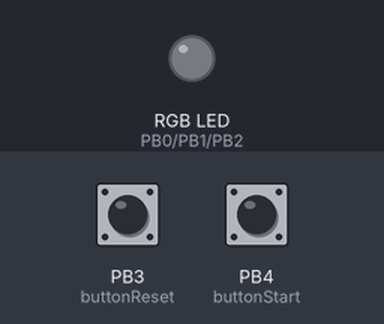
The sketch below on a simulated ATtiny85, built with avr-gcc and run on an emulated ATtiny85. Shown: an RGB LED mixed from three pins (HIGH = lit). The inputs (shaded band) are chosen by the test bench; at power-on: PB4 (buttonStart) LOW, PB3 (buttonReset) LOW.

Above: at 1.2 s.
1.3 s: PB4 (buttonStart) pulled HIGH for 3.2 s
At 1.8 s:
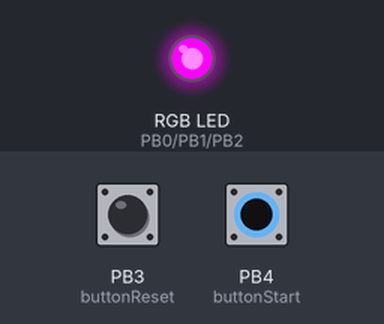
6.9 s: PB3 (buttonReset) pulled HIGH for 0.15 s
At 7.4 s:
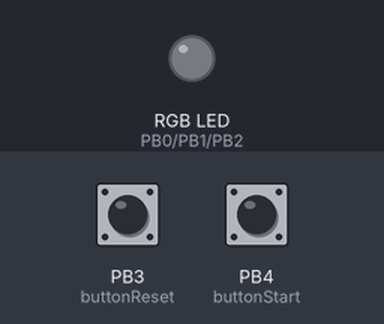
8.5 s: PB4 (buttonStart) pulled HIGH for 0.15 s
At 9.7 s:
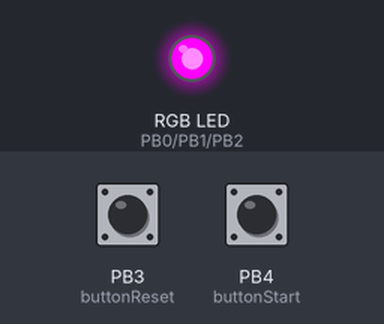
10.1 s: PB3 (buttonReset) pulled HIGH for 1 s
At 10.9 s:
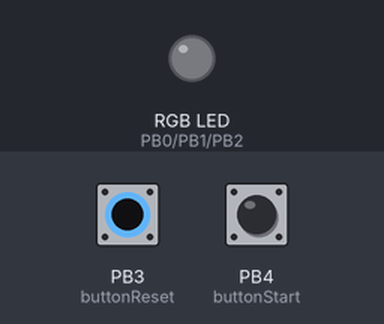
12.6 s: PB4 (buttonStart) pulled HIGH for 1 s
At 14.0 s:
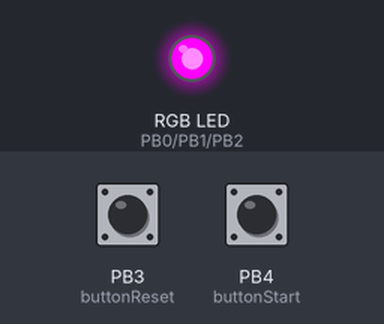
Timing chart, 0 to 15.6 s (numbered marks = the images above; inputs shaded):
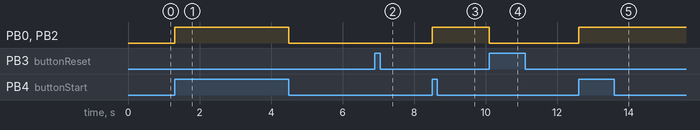

The sketch:

profeVenCode.ino
```cpp
/*proxecto dun dispositivo para chamar ao profesor, para situar enriba do ordenador.
 * cando o alumno preme o botón, acéndese a luz de chamada, que vai cambiando en función do tempo
 * que leva agardando. A luz apágase premendo o botón de reset.
 * Codigo feito para un Attiny85 cun LED RGB con cátodo común, cambiar a lóxica se é de ánodo común en changelight().
 * Ollo, programar co reloxo interno de 1MHz para que os tempo sexan reais
 */

//pins para os leds de cores, dacordo coa PCB do proxecto.
const int pinR = 0;
const int pinG = 1;
const int pinB = 2;
//pins para os botons de reseteo e de chamada
const int buttonReset = 3; //pin 2 fisico
const int buttonStart = 4; //pin 3 fisico
//variables precisas para a xestión do tempo e recollida de estado dos botóns
bool resetState;
bool resetLastState = LOW;
bool startState;
bool startLastState = LOW;
long timeElapsed;
long timeChange = 60000; //cada cantos milisegundos cambia de cor a luz
bool calling = false; //esta chamando o alumno?
bool finished = false; //acabou o traballo o alumno?
int val;
int increment = 1;
int byteLeds = 7; //numero binario que define o estado dos leds
//secuencia de cores para a funcion de chamado
int colorSequence[] = {2,6,4,1,3}; //purple, blue, cyan, yellow, red
int colorIndex; //valor para seleccionar un elemento da secuencia de cores
int longPressDuration = 2000; //duracion da pulsacion longa
long pressedTime;


void setup() {
  //Modo dos pines
  pinMode (pinR, OUTPUT);
  pinMode (pinG, OUTPUT);
  pinMode (pinB, OUTPUT);
  pinMode (buttonReset, INPUT);
  pinMode (buttonStart, INPUT);
  //actualizamos o estado dos leds
  changeLight();

}

void loop() {
  //lemos boton de reset, apagamos todo se se activou
  resetState = digitalRead(buttonReset);
  if (resetState != resetLastState){
    if (resetState == HIGH){
      byteLeds = 7;//isto define todos os leds como apagados
      changeLight();
      calling = false;
      finished = false;
      resetLastState = HIGH;
    }
    else {
      resetLastState = LOW;
    }
  }

  //lemos boton de start, poñemos en marcha a chamada se se activou
  startState = digitalRead(buttonStart);
  if (startState != startLastState){
    if (startState == HIGH){
      pressedTime = millis();//inciamos o temporizador do intre de pulsacion
      timeElapsed = millis(); //iniciamos o temporizador de tempo transcorrido
      calling = true; //o chamador está a chamar
      finished = false; //non rematou
      colorIndex = 0;
      byteLeds = colorSequence[colorIndex]; // isto debera acender purple
      changeLight();
      startLastState = HIGH;
    }
    else {
      //ao soltar o boton de start comprobamos se foi pulsacion longa
      long releasedTime = millis();
      long pressedElapsed = releasedTime - pressedTime;
      //se foi pulsacion longa activamos a secuencia de finished
      if (pressedElapsed > longPressDuration){
        calling = false;
        finished = true;
        byteLeds = 7;
        changeLight();
        val = 0;
        }
      startLastState = LOW;
    }
  }

  //se estamos chamando, comprobamos timer e acendemos en consecuencia
  if (calling) {
    if ((millis() - timeElapsed) > timeChange){
      if(colorIndex < 4){
        colorIndex++;
        byteLeds = colorSequence[colorIndex];
        changeLight();
      }
      timeElapsed = millis();
    }
  }
  // se temos rematado activamos a secuencia finished
  if (finished){
    analogWrite(pinG,val);
    val+=increment;
    if (val <= 0 || val >= 255) {
      increment = -increment;
      }
    delay(7);
  }
}

//esta funcion activa os leds segundo o valor de byteLeds
//if LED is common anode, comment out the ^1's
void changeLight() {
  digitalWrite(pinB, bitRead(byteLeds,0)^1);
  digitalWrite(pinG, bitRead(byteLeds,1)^1);
  digitalWrite(pinR, bitRead(byteLeds,2)^1);
}
```

Measured:
- after the input at 1.3 s, PB0 (pinR), PB2 (pinB): LOW → HIGH at once, → LOW 3.2 s later
- after the input at 6.9 s, PB1 (pinG): stays LOW (without the input it goes to HIGH after 1.6 s)
- after the input at 8.5 s, PB0 (pinR), PB2 (pinB): LOW → HIGH at once
- after the input at 10.1 s, PB0 (pinR), PB2 (pinB): HIGH → LOW at once
- after the input at 12.6 s, PB0 (pinR), PB2 (pinB): LOW → HIGH at once
